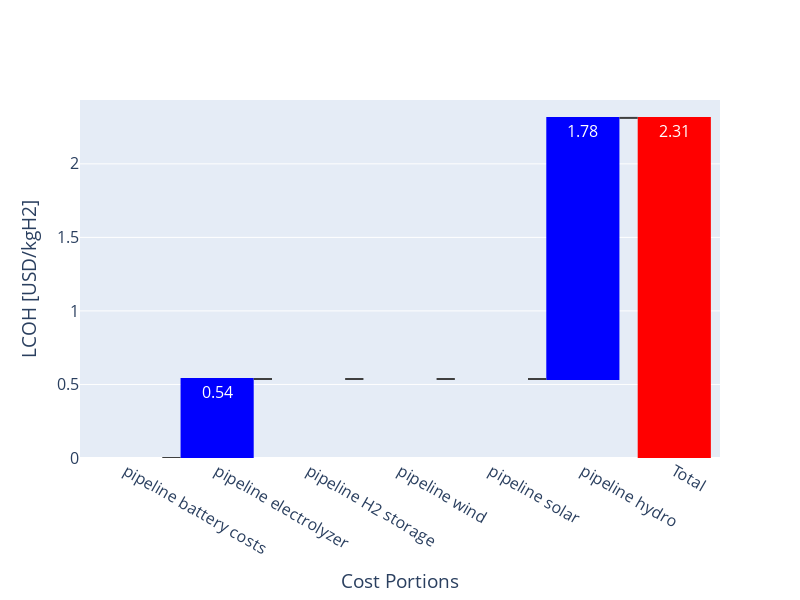

The notebook cell this image was saved under:
### Markdown cell above
### 4.1 Waterfall Chart

### Code cell
import plotly.graph_objects as go

# Assume gdf_pipeline and gdf_trucking are your GeoDataFrames
# Replace 'Vientiane pipeline total cost' and 'Vientiane trucking total cost' with actual column names if different

# Find the min-cost hexagon in the pipeline data
min_pipeline_hexagon = gdf_pipeline.loc[gdf_pipeline['Vientiane pipeline production cost'].idxmin()]
# min_trucking_hexagon = gdf_trucking.loc[gdf_trucking['Vientiane trucking production cost'].idxmin()]

# Choose which one to analyze
hexagon = min_pipeline_hexagon  # or 
# hexagon = min_trucking_hexagon

# Extract the transport type and relevant columns
transport = 'pipeline'

columns = [
    f'Vientiane LCOH - {transport} battery costs portion',
    f'Vientiane LCOH - {transport} electrolyzer portion',
    f'Vientiane LCOH - {transport} H2 storage portion',
    f'Vientiane LCOH - {transport} wind portion',
    f'Vientiane LCOH - {transport} solar portion',
    f'Vientiane LCOH - {transport} hydro portion'
]

# Extract the actual cost values from the selected hexagon
cost_values = {col: hexagon[col] for col in columns}

# Calculate total LCOH cost for the transport method
total_cost = hexagon[f'Vientiane {transport} production cost']

# Create lists for the waterfall chart
measures = ["relative"] * len(columns) + ["total"]
labels = [col.split(" - ")[1].replace(' portion', '') for col in columns] + ["Total"]
values = list(cost_values.values()) + [0]  # 0 for total, as it will be auto-calculated
texts = [f"{value:.2f}" for value in cost_values.values()] + [f"{total_cost:.2f}"]

# Create the waterfall chart
fig = go.Figure(go.Waterfall(
    name=f"{transport.capitalize()} LCOH Cost Breakdown",
    orientation="v",
    measure=measures,
    x=labels,
    y=values,
    text=texts,
    connector={"line": {"color": "rgb(63, 63, 63)"}},
    increasing={"marker": {"color": "blue"}},
    decreasing={"marker": {"color": "red"}},
    totals={"marker": {"color": "red"}}
))

# Update layout
fig.update_layout(
    xaxis_title="Cost Portions",
    yaxis_title="LCOH [USD/kgH2]",
    showlegend=False,
    width=800,
    height=600,
    font=dict(size=16)  # Increase the font size
)

# Show the plot
fig.show()

### Figure 1 — Plotly figure (JSON) as saved in the notebook; plotly's stock layout.template omitted (floating-point values rounded to 4 significant figures)
{"data": [{"connector": {"line": {"color": "rgb(63, 63, 63)"}}, "decreasing": {"marker": {"color": "red"}}, "increasing": {"marker": {"color": "blue"}}, "measure": ["relative", "relative", "relative", "relative", "relative", "relative", "total"], "name": "Pipeline LCOH Cost Breakdown", "orientation": "v", "text": ["0.00", "0.54", "0.00", "0.00", "0.00", "1.78", "2.31"], "totals": {"marker": {"color": "red"}}, "type": "waterfall", "x": ["pipeline battery costs", "pipeline electrolyzer", "pipeline H2 storage", "pipeline wind", "pipeline solar", "pipeline hydro", "Total"], "y": [0, 0.5372, 0, 0, 0, 1.775, 0]}], "layout": {"font": {"size": 16}, "height": 600, "showlegend": false, "width": 800, "xaxis": {"title": {"text": "Cost Portions"}}, "yaxis": {"title": {"text": "LCOH [USD/kgH2]"}}}}
